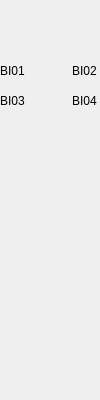
<?xml version="1.0" encoding="UTF-8"?>
<ui version="4.0">
 <class>Form</class>
 <widget class="QWidget" name="Form">
  <property name="geometry">
   <rect>
    <x>0</x>
    <y>0</y>
    <width>100</width>
    <height>400</height>
   </rect>
  </property>
  <property name="windowTitle">
   <string>Form</string>
  </property>
  <widget class="caInclude" name="cainclude">
   <property name="geometry">
    <rect>
     <x>0</x>
     <y>0</y>
     <width>102</width>
     <height>402</height>
    </rect>
   </property>
   <property name="macro">
    <string>IOC=$(IOC),MasterID=$(MasterID),SlaveID=$(SlaveID)</string>
   </property>
   <property name="filename" stdset="0">
    <string notr="true">ecmcE_slave_frame_S.ui</string>
   </property>
  </widget>
  <widget class="caLed" name="caled_3">
   <property name="geometry">
    <rect>
     <x>30</x>
     <y>60</y>
     <width>22</width>
     <height>22</height>
    </rect>
   </property>
   <property name="rectangular">
    <bool>true</bool>
   </property>
   <property name="gradientEnabled">
    <bool>false</bool>
   </property>
   <property name="channel" stdset="0">
    <string notr="true">$(IOC):m$(MasterID)s$(SlaveID)-BI01</string>
   </property>
   <property name="colorMode">
    <enum>caLed::Static</enum>
   </property>
   <property name="falseColor">
    <color>
     <red>136</red>
     <green>138</green>
     <blue>133</blue>
    </color>
   </property>
   <property name="trueColor">
    <color>
     <red>0</red>
     <green>85</green>
     <blue>0</blue>
    </color>
   </property>
  </widget>
  <widget class="caLabel" name="calabel_3">
   <property name="geometry">
    <rect>
     <x>0</x>
     <y>60</y>
     <width>32</width>
     <height>22</height>
    </rect>
   </property>
   <property name="text">
    <string>BI01</string>
   </property>
  </widget>
  <widget class="caLabel" name="calabel_4">
   <property name="geometry">
    <rect>
     <x>72</x>
     <y>60</y>
     <width>32</width>
     <height>22</height>
    </rect>
   </property>
   <property name="text">
    <string>BI02</string>
   </property>
   <property name="alignment">
    <set>Qt::AlignLeading|Qt::AlignLeft|Qt::AlignVCenter</set>
   </property>
  </widget>
  <widget class="caLed" name="caled_4">
   <property name="geometry">
    <rect>
     <x>52</x>
     <y>60</y>
     <width>22</width>
     <height>22</height>
    </rect>
   </property>
   <property name="rectangular">
    <bool>true</bool>
   </property>
   <property name="gradientEnabled">
    <bool>false</bool>
   </property>
   <property name="channel" stdset="0">
    <string notr="true">$(IOC):m$(MasterID)s$(SlaveID)-BI02</string>
   </property>
   <property name="colorMode">
    <enum>caLed::Static</enum>
   </property>
   <property name="falseColor">
    <color>
     <red>136</red>
     <green>138</green>
     <blue>133</blue>
    </color>
   </property>
   <property name="trueColor">
    <color>
     <red>0</red>
     <green>85</green>
     <blue>0</blue>
    </color>
   </property>
  </widget>
  <widget class="caLed" name="caled_5">
   <property name="geometry">
    <rect>
     <x>52</x>
     <y>90</y>
     <width>22</width>
     <height>22</height>
    </rect>
   </property>
   <property name="rectangular">
    <bool>true</bool>
   </property>
   <property name="gradientEnabled">
    <bool>false</bool>
   </property>
   <property name="channel" stdset="0">
    <string notr="true">$(IOC):m$(MasterID)s$(SlaveID)-BI04</string>
   </property>
   <property name="colorMode">
    <enum>caLed::Static</enum>
   </property>
   <property name="falseColor">
    <color>
     <red>136</red>
     <green>138</green>
     <blue>133</blue>
    </color>
   </property>
   <property name="trueColor">
    <color>
     <red>0</red>
     <green>85</green>
     <blue>0</blue>
    </color>
   </property>
  </widget>
  <widget class="caLabel" name="calabel_5">
   <property name="geometry">
    <rect>
     <x>0</x>
     <y>90</y>
     <width>32</width>
     <height>22</height>
    </rect>
   </property>
   <property name="text">
    <string>BI03</string>
   </property>
  </widget>
  <widget class="caLed" name="caled_6">
   <property name="geometry">
    <rect>
     <x>30</x>
     <y>90</y>
     <width>22</width>
     <height>22</height>
    </rect>
   </property>
   <property name="rectangular">
    <bool>true</bool>
   </property>
   <property name="gradientEnabled">
    <bool>false</bool>
   </property>
   <property name="channel" stdset="0">
    <string notr="true">$(IOC):m$(MasterID)s$(SlaveID)-BI03</string>
   </property>
   <property name="colorMode">
    <enum>caLed::Static</enum>
   </property>
   <property name="falseColor">
    <color>
     <red>136</red>
     <green>138</green>
     <blue>133</blue>
    </color>
   </property>
   <property name="trueColor">
    <color>
     <red>0</red>
     <green>85</green>
     <blue>0</blue>
    </color>
   </property>
  </widget>
  <widget class="caLabel" name="calabel_6">
   <property name="geometry">
    <rect>
     <x>72</x>
     <y>90</y>
     <width>32</width>
     <height>22</height>
    </rect>
   </property>
   <property name="text">
    <string>BI04</string>
   </property>
   <property name="alignment">
    <set>Qt::AlignLeading|Qt::AlignLeft|Qt::AlignVCenter</set>
   </property>
  </widget>
 </widget>
 <customwidgets>
  <customwidget>
   <class>caLabel</class>
   <extends>QLabel</extends>
   <header>caLabel</header>
  </customwidget>
  <customwidget>
   <class>caInclude</class>
   <extends>QWidget</extends>
   <header>caInclude</header>
  </customwidget>
  <customwidget>
   <class>caLed</class>
   <extends>QWidget</extends>
   <header>caLed</header>
  </customwidget>
 </customwidgets>
 <resources/>
 <connections/>
</ui>
